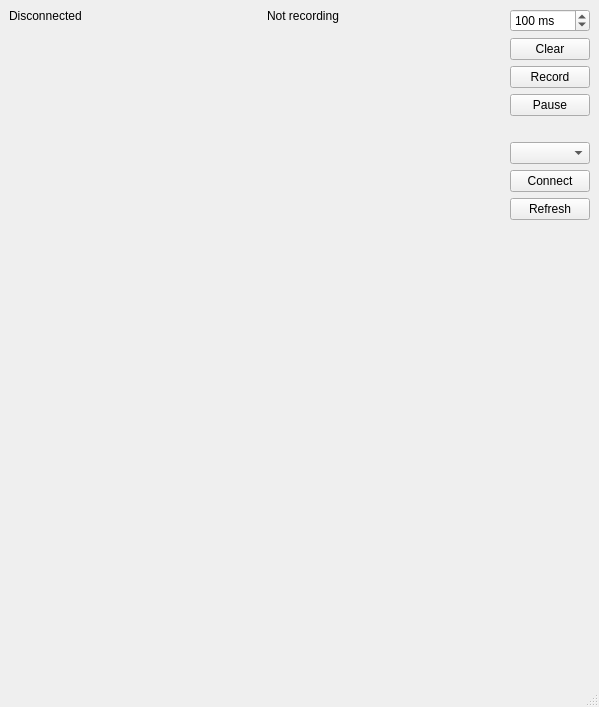
<?xml version="1.0" encoding="UTF-8"?>
<ui version="4.0">
 <class>MainWindow</class>
 <widget class="QMainWindow" name="MainWindow">
  <property name="geometry">
   <rect>
    <x>0</x>
    <y>0</y>
    <width>599</width>
    <height>707</height>
   </rect>
  </property>
  <property name="minimumSize">
   <size>
    <width>0</width>
    <height>0</height>
   </size>
  </property>
  <property name="windowTitle">
   <string>TelemetryDeck</string>
  </property>
  <widget class="QWidget" name="centralwidget">
   <layout class="QHBoxLayout" name="horizontalLayout_2">
    <item>
     <layout class="QHBoxLayout" name="central_container" stretch="1,0">
      <item>
       <layout class="QVBoxLayout" name="graphsAndLabels" stretch="0,1">
        <item>
         <layout class="QHBoxLayout" name="labels">
          <property name="spacing">
           <number>20</number>
          </property>
          <item>
           <widget class="QLabel" name="status_label">
            <property name="text">
             <string>Disconnected</string>
            </property>
           </widget>
          </item>
          <item>
           <widget class="QLabel" name="record_label">
            <property name="minimumSize">
             <size>
              <width>50</width>
              <height>0</height>
             </size>
            </property>
            <property name="text">
             <string>Not recording</string>
            </property>
           </widget>
          </item>
         </layout>
        </item>
        <item>
         <layout class="QVBoxLayout" name="plots">
          <item>
           <widget class="PlotWidget" name="plot_temp" native="true">
            <property name="minimumSize">
             <size>
              <width>0</width>
              <height>100</height>
             </size>
            </property>
           </widget>
          </item>
          <item>
           <widget class="PlotWidget" name="plot_humidity" native="true">
            <property name="minimumSize">
             <size>
              <width>100</width>
              <height>100</height>
             </size>
            </property>
           </widget>
          </item>
          <item>
           <widget class="PlotWidget" name="plot_pressure" native="true">
            <property name="minimumSize">
             <size>
              <width>100</width>
              <height>100</height>
             </size>
            </property>
           </widget>
          </item>
          <item>
           <widget class="PlotWidget" name="plot_pot" native="true">
            <property name="minimumSize">
             <size>
              <width>100</width>
              <height>100</height>
             </size>
            </property>
           </widget>
          </item>
          <item>
           <widget class="PlotWidget" name="plot_enc" native="true">
            <property name="minimumSize">
             <size>
              <width>100</width>
              <height>100</height>
             </size>
            </property>
           </widget>
          </item>
         </layout>
        </item>
       </layout>
      </item>
      <item>
       <layout class="QVBoxLayout" name="verticalLayout">
        <item>
         <layout class="QVBoxLayout" name="recording">
          <item>
            <widget class="QSpinBox" name="interval_spin">
                <property name="suffix"><string> ms</string></property>
                <property name="minimum"><number>20</number></property>
                <property name="maximum"><number>10000</number></property>
                <property name="singleStep"><number>10</number></property>
                <property name="value"><number>100</number></property>
            </widget>
          </item>
          <item>
           <widget class="QPushButton" name="clear_button">
            <property name="text">
             <string>Clear</string>
            </property>
           </widget>
          </item>
          <item>
           <widget class="QPushButton" name="record_button">
            <property name="text">
                <string>Record</string>
            </property>
            <property name="checkable">
                <bool>true</bool>
            </property>
           </widget>
          </item>
          <item>
            <widget class="QPushButton" name="pause_button">
            <property name="text">
                <string>Pause</string>
            </property>
            <property name="checkable">
            <bool>true</bool>
            </property>
            </widget>
          </item>
          <item>
           <spacer name="verticalSpacer_2">
            <property name="orientation">
             <enum>Qt::Vertical</enum>
            </property>
            <property name="sizeType">
             <enum>QSizePolicy::Fixed</enum>
            </property>
            <property name="sizeHint" stdset="0">
             <size>
              <width>20</width>
              <height>20</height>
             </size>
            </property>
           </spacer>
          </item>
         </layout>
        </item>
        <item>
         <layout class="QVBoxLayout" name="connectors">
          <item>
           <widget class="QComboBox" name="port_combo"/>
          </item>
          <item>
           <widget class="QPushButton" name="connect_button">
            <property name="text">
             <string>Connect</string>
            </property>
           </widget>
          </item>
          <item>
           <widget class="QPushButton" name="refresh_button">
            <property name="text">
             <string>Refresh</string>
            </property>
           </widget>
          </item>
          <item>
           <spacer name="verticalSpacer">
            <property name="orientation">
             <enum>Qt::Vertical</enum>
            </property>
            <property name="sizeHint" stdset="0">
             <size>
              <width>20</width>
              <height>40</height>
             </size>
            </property>
           </spacer>
          </item>
         </layout>
        </item>
       </layout>
      </item>
     </layout>
    </item>
   </layout>
  </widget>
  <widget class="QMenuBar" name="menubar">
   <property name="geometry">
    <rect>
     <x>0</x>
     <y>0</y>
     <width>599</width>
     <height>21</height>
    </rect>
   </property>
  </widget>
  <widget class="QStatusBar" name="statusbar"/>
 </widget>
 <customwidgets>
  <customwidget>
   <class>PlotWidget</class>
   <extends>QWidget</extends>
   <header>pyqtgraph.h</header>
   <container>1</container>
  </customwidget>
 </customwidgets>
 <resources/>
 <connections/>
</ui>
